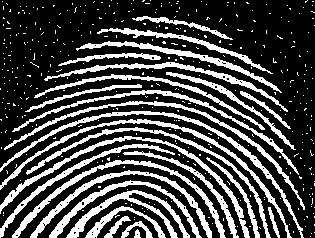
#> input picture Morfologia/fingerprint.png, 315 x 238 px
$ python e5.py
#> lines starting #> are read from the running program, lines starting #| are printed output that depends on the picture; after the words box and inside, x2 and y2 are one past the last pixel; in counts of white or black regions, pixels touching at a corner belong together
import cv2
import numpy as np

img = cv2.imread('fingerprint.png',0)
#> img: shape (238, 315); 28.5% white; 414 white regions (387 under 20 px), largest, box (x1, y1, x2, y2) and area: (0, 111, 304, 238) 1388, (0, 136, 250, 238) 1372, (0, 119, 292, 238) 1337
kernel1 = np.ones((3,3),np.uint8)
kernel2 = np.ones((2,2),np.uint8)
kernelopen = np.ones((2,2),np.uint8)
kernelclose = np.ones((4,3),np.uint8)

erosion = cv2.erode(img,kernel1,iterations = 1)
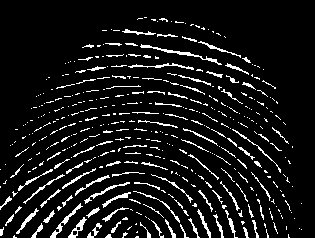
#> erosion: shape (238, 315); 9% white in thin lines or dots, all inside (x1, y1, x2, y2) = (0, 17, 302, 238)
dilation = cv2.dilate(img,kernel2,iterations = 1)
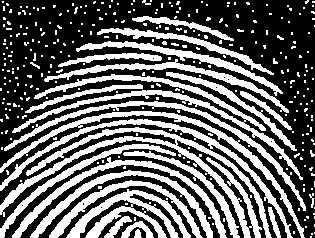
#> dilation: shape (238, 315); 39.9% white; 327 white regions (299 under 20 px), largest, box (x1, y1, x2, y2) and area: (0, 127, 272, 238) 3938, (12, 74, 303, 180) 2751, (66, 189, 191, 238) 2093
closing = cv2.erode(dilation,kernelclose,iterations = 1)
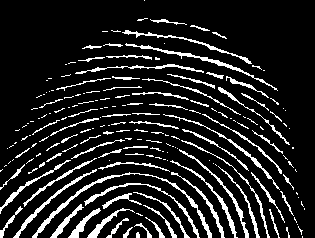
#> closing: shape (238, 315); 13.2% white in thin lines or dots
opening = cv2.dilate(erosion,kernelopen,iterations = 1)
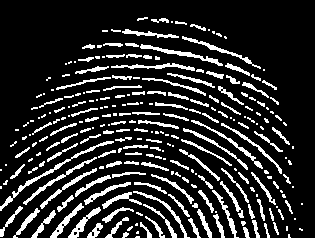
#> opening: shape (238, 315); 16.7% white; 255 white regions (115 under 20 px), largest, box (x1, y1, x2, y2) and area: (0, 141, 114, 211) 426, (140, 44, 223, 66) 317, (23, 157, 97, 205) 276
im1 = cv2.dilate(opening,kernel2,iterations = 1)
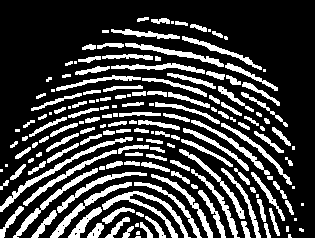
#> im1: shape (238, 315); 25.2% white; 167 white regions (33 under 20 px), largest, box (x1, y1, x2, y2) and area: (102, 191, 191, 238) 773, (0, 137, 133, 212) 683, (50, 182, 132, 238) 570
im2 = cv2.erode(im1,kernel2,iterations = 1)
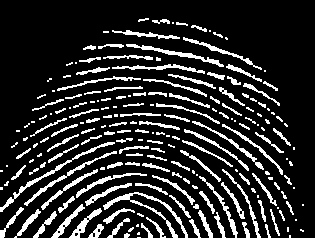
#> im2: shape (238, 315); 16.7% white in thin lines or dots, all inside (x1, y1, x2, y2) = (0, 18, 304, 238)
cv2.imshow('im1',im1)
cv2.imshow('im2',im2)
cv2.waitKey(0)

$ run again, with Morfologia/donuts.png copied over Morfologia/fingerprint.png
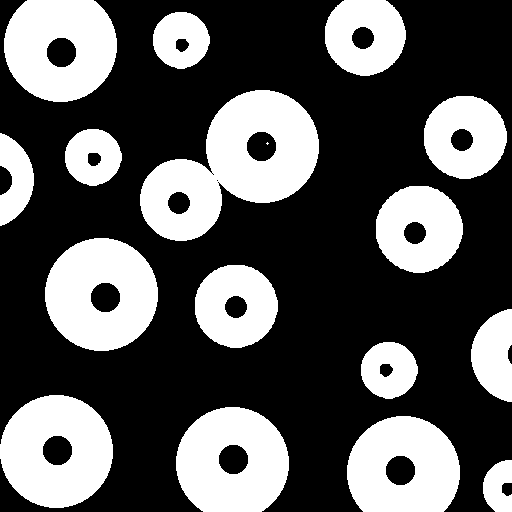
#> input picture Morfologia/donuts.png, 512 x 512 px
#> img: shape (512, 512); 35.3% white; 17 white regions (1 under 20 px), largest, box (x1, y1, x2, y2) and area: (140, 90, 319, 241) 14240, (45, 238, 158, 351) 9332, (0, 395, 113, 508) 9332
#> `erosion = cv2.erode(img,kernel1,iterations = 1)`:
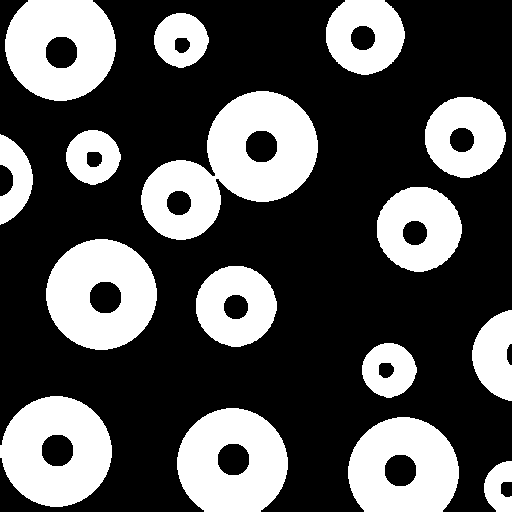
#> erosion: shape (512, 512); 32.8% white; 16 white regions, largest, box (x1, y1, x2, y2) and area: (141, 91, 318, 240) 13268, (0, 396, 112, 507) 8777, (46, 239, 157, 350) 8764
#> dilation: shape (512, 512); 36.5% white; 17 white regions (1 under 20 px), largest, box (x1, y1, x2, y2) and area: (140, 90, 320, 242) 14718, (45, 238, 159, 352) 9616, (0, 395, 114, 509) 9616
#> closing: shape (512, 512); 33.5% white; 16 white regions, largest, box (x1, y1, x2, y2) and area: (141, 92, 319, 241) 13537, (0, 397, 113, 508) 8919, (46, 240, 158, 351) 8906
#> opening: shape (512, 512); 34.1% white; 16 white regions, largest, box (x1, y1, x2, y2) and area: (141, 91, 319, 241) 13755, (0, 396, 113, 508) 9062, (46, 239, 158, 351) 9048
#> im1: shape (512, 512); 35.3% white; 16 white regions, largest, box (x1, y1, x2, y2) and area: (141, 91, 320, 242) 14240, (0, 396, 114, 509) 9347, (46, 239, 159, 352) 9332
#> `im2 = cv2.erode(im1,kernel2,iterations = 1)`:
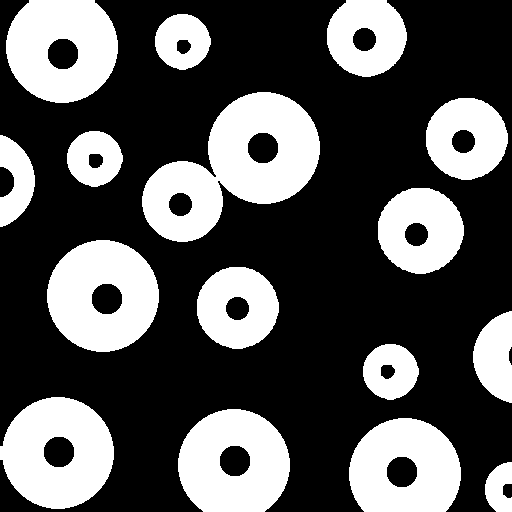
#> im2: shape (512, 512); 34% white; 16 white regions, largest, box (x1, y1, x2, y2) and area: (142, 92, 320, 242) 13755, (0, 397, 114, 509) 9076, (47, 240, 159, 352) 9048
